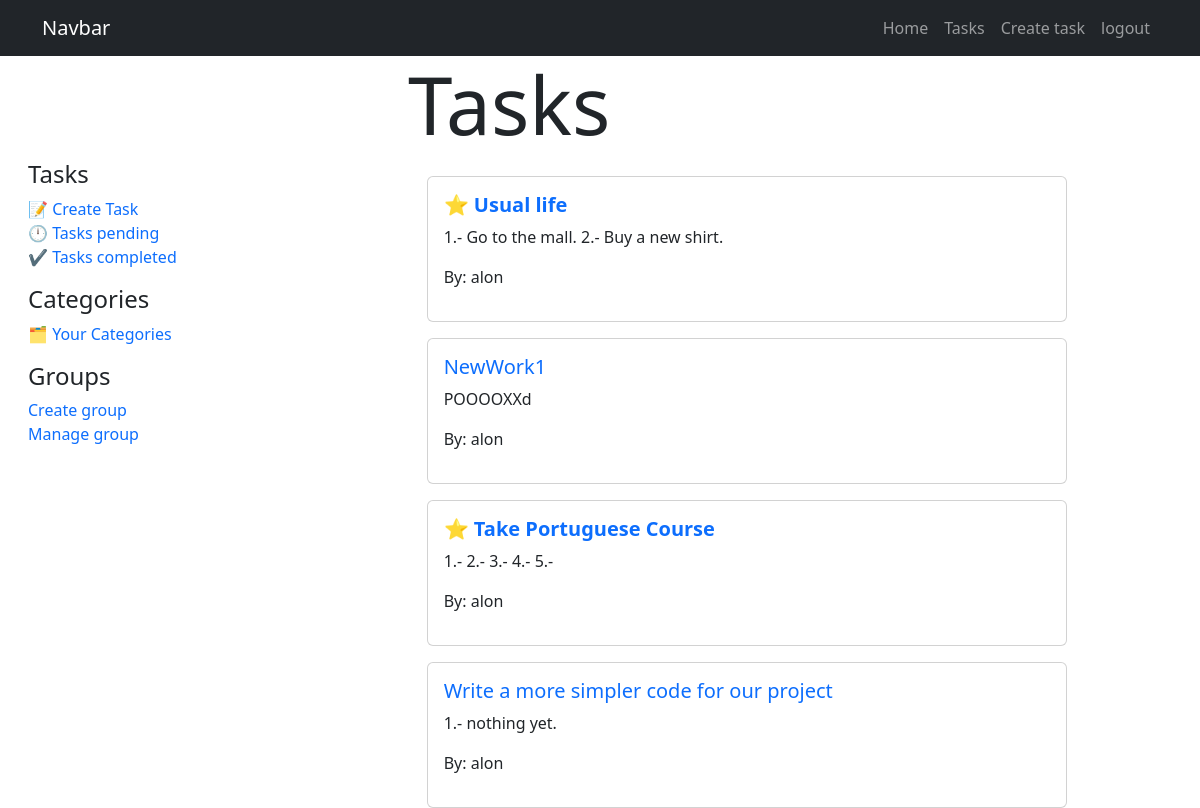
The app's page /tasks/ (signed in) with its own data.
### tasks/models.py (models this page shows, shortened)
class Task(models.Model):
    title = models.CharField(max_length=100)
    description = models.TextField(blank=True)
    created = models.DateTimeField(auto_now_add=True)
    datecompleted = models.DateTimeField(null=True, blank=True)
    important = models.BooleanField(default= False)
    user = models.ForeignKey(User, on_delete=models.CASCADE)
    filetask = models.FileField(upload_to= user_directory_path, null=True, blank=True)
    def getTitle(self):
        return self.title
    def getDescription(self):
        return self.description
    def getDateCompleted(self):
        return self.datecompleted
    def getUser(self):
        return self.user

### tasks/views.py (the view)
# urls.py: path('tasks/',views.task, name="usertask"),
@login_required
def task(request):
    tasks = Task.objects.filter(user=request.user, datecompleted__isnull=True)
    return render(request, 'usertask.html',
    {'tasks': tasks})

### tasks/templates/usertask.html (shortened to what this page needs)
{% extends 'base.html' %}
{% block content %}
<div class="row justify-content-center">
    <div class="col-4">
        <h1 class="display-1">Tasks</h1>
    </div>
</div>
<div class="row ms-3 justify-content-center">
    {% include  'tasksby.html' %}
    <div class="col-8">
    {% for task in tasks%}
            <div class="row">
                <div class="col-10 mt-3">
                    <div class="card">
                        <div class="card-body">
                            <h5 class="card-title">
                                {% if task.important %}
                                <a class="text-decoration-none" href="{% url 'taskDetail' task.id %}">
                                    <strong> ⭐ {{task.getTitle}}</strong>
                                </a>
                                {%  else %}
                                <a class="text-decoration-none" href="{% url 'taskDetail' task.id %}">{{task.getTitle}}</a>
                                {% endif %}
                            </h5>
                            <p class="card-text">{{task.getDescription}}</p>
                            <p class="card-text">By: {{task.getUser.username}}</p>
                        </div>
                    </div>
                </div>
            </div>
    {% endfor %}
    </div>
</div>
{% endblock %}

### records on screen
Task: getTitle "Usual life", getDescription "1.- Go to the mall. 2.- Buy a new shirt.", getUser.username "alon"
Task: getTitle "NewWork1", getDescription "POOOOXXd", getUser.username "alon"
Task: getTitle "Take Portuguese Course", getDescription "1.- 2.- 3.- 4.- 5.-", getUser.username "alon"
Task: getTitle "Write a more simpler code for our project", getDescription "1.- nothing yet.", getUser.username "alon"
